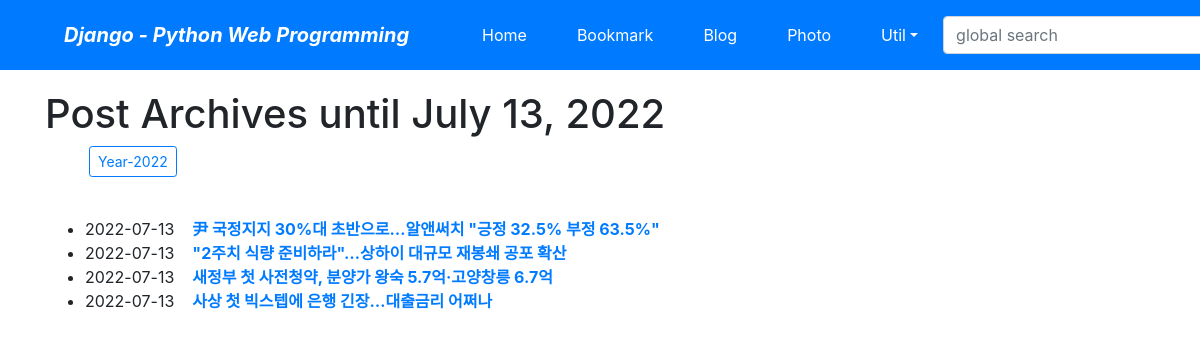
Screenshot of /blog/archive/ with the database file from the repository.
### blog/models.py (models this page shows, shortened)
class Post(models.Model):
    title = models.CharField(verbose_name='TITLE', max_length=50)
    slug = models.SlugField('SLUG', unique=True, allow_unicode=True, help_text='one word for title alias.')
    description = models.CharField('DESCRIPTION', max_length=100, blank=True, help_text='simple description text.')
    content = models.TextField('CONTENT')
    create_dt = models.DateTimeField('CREATE DATE', auto_now_add=True)
    modify_dt = models.DateTimeField('MODIFY DATE', auto_now=True)
    class Meta:
        verbose_name = 'post'
        verbose_name_plural = 'posts'
        db_table = 'blog_posts'
        ordering = ('-modify_dt',)
    def get_absolute_url(self):
        return reverse('blog:post_detail', args=(self.slug,))

### blog/views.py (the view)
# urls.py: path('archive/', views.PostAV.as_view(), name='post_archive'),
class PostAV(ArchiveIndexView):
    model = Post
    date_field = 'modify_dt'

### blog/templates/blog/post_archive.html (shortened to what this page needs)
{% extends "base.html"%}
{% block content %}
<h1>Post Archives until {% now "N d, Y" %}</h1>
<ul>
    {% for date in date_list %}
    <li style="display: inline;">
        <a href="{% url 'blog:post_year_archive' date|date:'Y' %}"
        class="btn btn-outline-primary btn-sm mx-1">Year-{{ date|date:"Y" }}</a></li>
    {% endfor %}
</ul>
<br/>
<div>
    <ul>
        {% for post in object_list %}
        <li>{{ post.modify_dt|date:"Y-m-d" }}&nbsp;&nbsp;&nbsp;
        <a href="{{ post.get_absolute_url }}"><strong>{{ post.title }}</strong></a></li>
        {% endfor %}
    </ul>
</div>
{% endblock %}

### templates/base.html (shortened to what this page needs)
<!DOCTYPE html>
<html lang="ko">
<head>
    <link rel="stylesheet" href="https://stackpath.bootstrapcdn.com/bootstrap/4.3.1/css/bootstrap.min.css">
</head>
<body style="padding-top:90px;">
<nav class="navbar navbar-expand-lg navbar-dark bg-primary fixed-top">
    <span class="navbar-brand mx-5 mb-0 font-weight-bold font-italic">Django - Python Web Programming</span>
    <div class="collapse navbar-collapse" id="navbarSupportedContent">
        <ul class="navbar-nav mr-auto">
            <li class="nav-item mx-1 btn btn-primary">
                <a class="nav-link text-white" href="{% url 'home' %}">Home</a></li>
            <li class="nav-item mx-1 btn btn-primary">
                <a class="nav-link text-white" href="{% url 'bookmark:index' %}">Bookmark</a></li>
            <li class="nav-item mx-1 btn btn-primary">
                <a class="nav-link text-white" href="{% url 'blog:index' %}">Blog</a></li>
            <li class="nav-item mx-1 btn btn-primary">
                <a class="nav-link text-white" href="">Photo</a></li>
            <li class="nav-item dropdown mx-1 btn btn-primary">
                <a class="nav-link dropdown-toggle text-white" href="#" data-toggle="dropdown">Util</a>
            </li>
        </ul>
        <form class="form-inline my-2" action="" method="post"> {% csrf_token %}
            <input class="form-control mr-sm-2" type="search" placeholder="global search" name="search_word">
        </form>
    </div>
</nav>
<div class="container">
    {% block content %}{% endblock %}
</div>
</body>
</html>

### rows the page displays
Post: modify_dt "2022-07-13", title "尹 국정지지 30%대 초반으로…알앤써치 \"긍정 32.5% 부정 63.5%\""
Post: modify_dt "2022-07-13", title "\"2주치 식량 준비하라\"…상하이 대규모 재봉쇄 공포 확산"
Post: modify_dt "2022-07-13", title "새정부 첫 사전청약, 분양가 왕숙 5.7억·고양창릉 6.7억"
Post: modify_dt "2022-07-13", title "사상 첫 빅스텝에 은행 긴장…대출금리 어쩌나"

### other values shown
{{ date|date:"Y" }} "2022"
